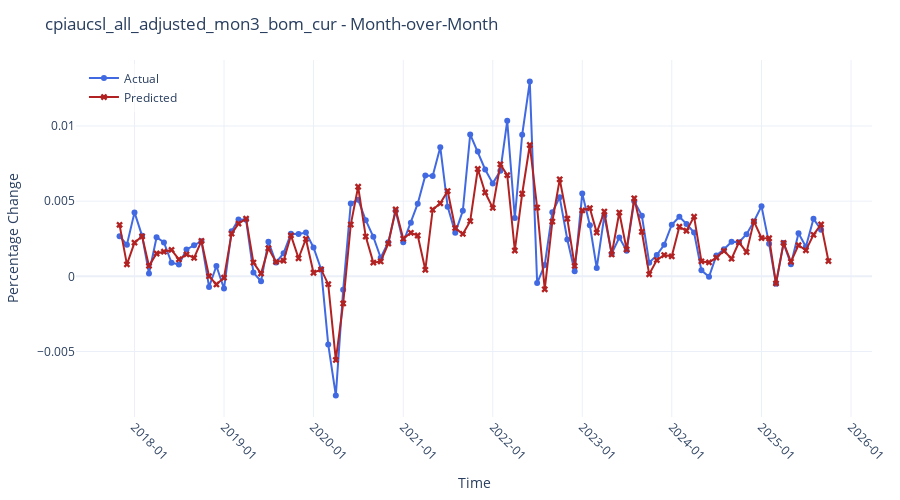

The notebook cell saved with this chart:
### Markdown cell above
### Example: Plotting the Forecast vs Actual
- plot the forecasts using the function plot_forecasts(), and for the plot_type parameter, set 'mom' ,'yoy', or 'index' to plot the corresponding form

### Code cell
plot_forecasts(df,plot_type='mom')
